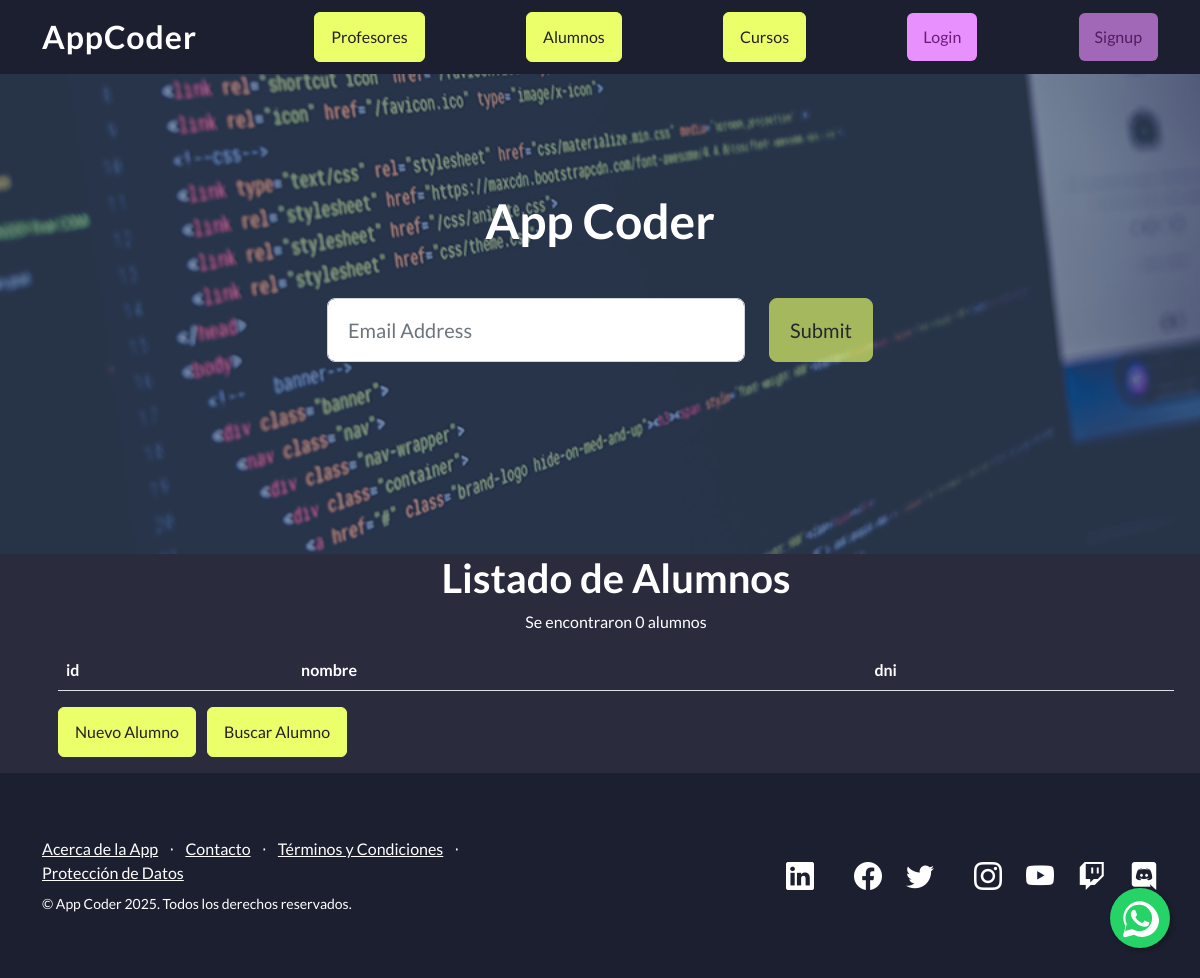
The app's page /AppCoder/alumnos/, older data.
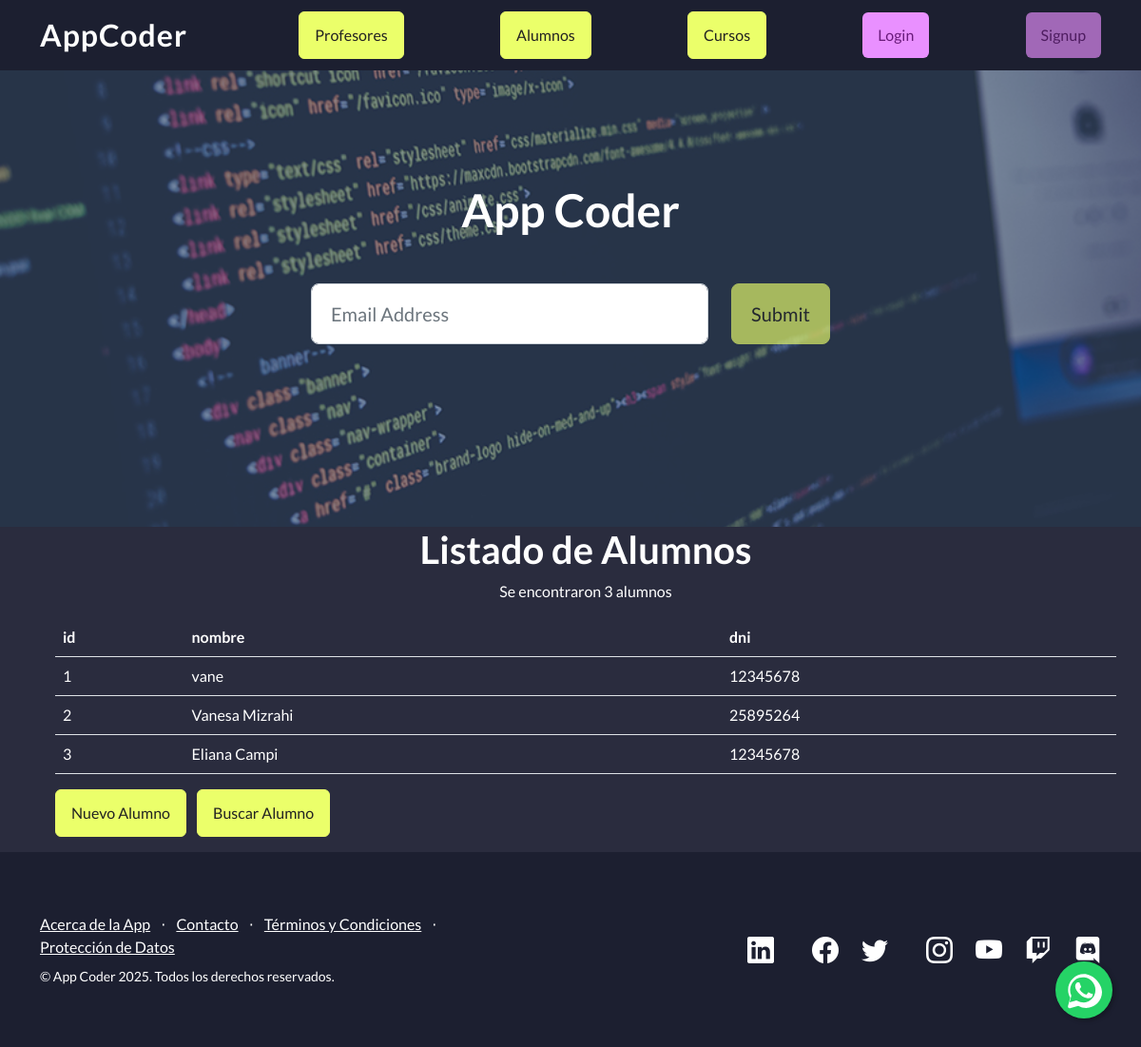
The same page, newer data.
### AppCoder/models.py (models this page shows, shortened)
class Alumno(models.Model):
    nombre = models.CharField(max_length=40)
    dni = models.CharField(max_length=15)

### AppCoder/views.py (the view)
# urls.py: path('alumnos/', views.alumnos, name='alumnos'),
def alumnos(request):
    alumnos_list = Alumno.objects.all()
    alumnos_dictionary = {
        "alumnos": alumnos_list
    }
    plantilla = loader.get_template("alumnos.html")
    documento = plantilla.render(alumnos_dictionary, request)
    return HttpResponse(documento)

### AppCoder/template/alumnos.html
{% extends "padre.html" %}
{% load static %}
{% block contenido %}
<ul>
<h1 class="text-center">Listado de Alumnos</h1>
<p class="text-center">Se encontraron {{alumnos|length}} alumnos</p>
<main class="container text-white">
    <table class="table text-white">
        <tr>
            <th>id</th>
                <th>nombre</th>
                <th>dni</th>
            </tr>
            {% for alumno in alumnos %}
            <tr>
                <td>{{ alumno.id }}</td>
                <td>{{ alumno.nombre }}</td>
                <td>{{ alumno.dni }}</td>
            </tr>
            {% endfor %}
        </table>
        <a href ="{% url 'alumno_formulario' %}" class="btn btn-primary me-2">Nuevo Alumno</a>
        <a href ="{% url 'buscar_alumno' %}" class="btn btn-primary">Buscar Alumno</a>
    </main>
</ul>
{% endblock %}

### AppCoder/template/padre.html (shortened to what this page needs)
{% load static %}
<!DOCTYPE html>
<html lang="en">
    <head>
        <link href="https://cdn.jsdelivr.net/npm/bootstrap-icons@1.5.0/font/bootstrap-icons.css" rel="stylesheet" type="text/css" />
        <link href="{% static 'AppCoder/css/styles.css' %}" rel="stylesheet" />
    </head>
    <body>
        <nav class="navbar navbar-light fixed-top" style="background-color: rgb(28, 31, 48)">
            <div class="container">
                <a class="navbar-brand text-white fw-bold" style="letter-spacing:1px; font-size:2rem;" href="{% url 'padre' %}">AppCoder</a>
                <a class="btn btn-primary" href="{% url 'profesores' %}">Profesores</a>
                <a class="btn btn-primary" href="{% url 'alumnos' %}">Alumnos</a>
                <a class="btn btn-primary" href="{% url 'cursos' %}">Cursos</a>
                <a class="btn" style="background-color: rgb(233, 144, 255); color: rgb(105, 27, 123); border: none;" href="#login">Login</a>
                <a class="btn disabled" style="background-color: rgb(233, 144, 255); color: rgb(105, 27, 123); border: none;" href="#signup">Signup</a>
            </div>
        </nav>
        <header class="masthead">
            <div class="container position-relative">
                <div class="row justify-content-center">
                    <div class="col-xl-6">
                        <div class="text-center text-white">
                            <h1 class="mb-5">App Coder</h1>
                            <form class="form-subscribe" id="contactForm" data-sb-form-api-token="API_TOKEN">
                                <div class="row">
                                    <div class="col">
                                        <input class="form-control form-control-lg" id="emailAddress" type="email" placeholder="Email Address" data-sb-validations="required,email" />
                                    </div>
                                    <div class="col-auto"><button class="btn btn-primary btn-lg disabled" id="submitButton" type="submit">Submit</button></div>
                                </div>
                            </form>
                        </div>
                    </div>
                </div>
            </div>
        </header>
        {% block contenido %}
        {% endblock %}
        <footer class="footer" style="background-color: rgb(28, 31, 48); color: #fff;">
            <div class="container">
                <div class="row">
                    <div class="col-lg-6 h-100 text-center text-lg-start my-auto">
                        <ul class="list-inline mb-2">
                            <li class="list-inline-item"><a class="text-white" href="https://www.coderhouse.com/ar" target="_blank">Acerca de la App</a></li>
                            <li class="list-inline-item text-white">⋅</li>
                            <li class="list-inline-item"><a class="text-white" href="{% url 'contacto' %}">Contacto</a></li>
                            <li class="list-inline-item text-white">⋅</li>
                            <li class="list-inline-item"><a class="text-white" href="https://www.coderhouse.com/ar/legales" target="_blank">Términos y Condiciones</a></li>
                            <li class="list-inline-item text-white">⋅</li>
                            <li class="list-inline-item"><a class="text-white" href="https://www.coderhouse.com/ar/proteccion-de-datos" target="_blank">Protección de Datos</a></li>
                        </ul>
                        <p class="text-white small mb-4 mb-lg-0">&copy; App Coder 2025. Todos los derechos reservados. <data id="currentYear"></data> </p>
                    </div>
                    <div class="col-lg-6 h-100 text-lg-end my-auto">
                        <ul class="list-inline mb-0 d-flex justify-content-end gap-3">
                            <li class="list-inline-item me-4">
                                <a href="https://www.linkedin.com/school/coderhouse/posts/?feedView=all" target="_blank">
                                    <i class="bi-linkedin fs-3 text-white"></i>
                                </a>
                            </li>
                            <li class="list-inline-item">
                                <a href="https://www.facebook.com/Coderhouse/" target="_blank">
                                    <i class="bi-facebook fs-3 text-white"></i>
                                </a>
                            </li>
                            <li class="list-inline-item me-4">
                                <a href="https://twitter.com/coderhouse" target="_blank">
                                    <i class="bi-twitter fs-3 text-white"></i>
                                </a>
                            </li>
                            <li class="list-inline-item">
                                <a href="https://www.instagram.com/coderhouse/" target="_blank">
                                    <i class="bi-instagram fs-3 text-white"></i>
                                </a>
                            </li>
                            <li class="list-inline-item">
                                <a href="https://www.youtube.com/channel/UCeFRG6700bzqYI0M_9vyelw/videos" target="_blank">
                                    <i class="bi-youtube fs-3 text-white"></i>
                                </a>
                            </li>
                            <li class="list-inline-item">
                                <a href="https://www.twitch.tv/coderhouse" target="_blank">
                                    <i class="bi-twitch fs-3 text-white"></i>
                                </a>
                            </li>
                            <li class="list-inline-item">
                                <a href="https://discord.com/invite/js5X5SDYSr" target="_blank">
                                    <i class="bi-discord fs-3 text-white"></i>
                                </a>
                            </li>
                        </ul>
                    </div>
                </div>
            </div>
        </footer>
        <a href="https://api.whatsapp.com/send/?phone=5491156175099&text=Hola+Coderhouse%21+Tengo+una+consulta+sobre&type=phone_number&app_absent=0" class="whatsapp-float" target="_blank" title="Contactar por WhatsApp">
        </a>
    </body>
</html>

### AppCoder/template/padre.html (style rules this page uses)
body { background-color: rgb(42, 44, 62) !important; color: #fff !important; }
.btn-primary { background-color: rgb(235, 255, 106) !important; border-color: rgb(235, 255, 106) !important; color: #222 !important; }
.whatsapp-float { position: fixed; width: 60px; height: 60px; bottom: 30px; right: 30px; z-index: 100; background-color: #25d366; border-radius: 50%; display: flex; align-items: center; justify-content: center; box-shadow: 2px 2px 5px rgba(0,0,0,0.3); }

Row changes from the older to the newer data that the page shows:
added Alumno: id "1", nombre "vane", dni "12345678"
added Alumno: id "2", nombre "Vanesa Mizrahi", dni "25895264"
added Alumno: id "3", nombre "Eliana Campi", dni "12345678"
Text that changed along with them:
{{ alumnos|length }}: "0" → "3"
